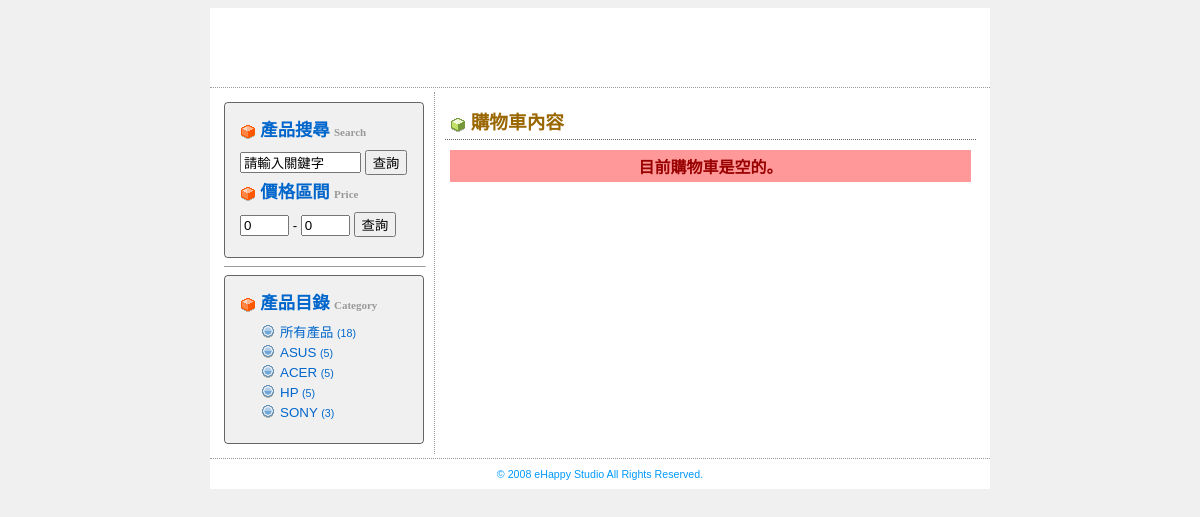
The app's page /cart.php with its own data.
### tables this page shows
CREATE TABLE IF NOT EXISTS `category` (
  `categoryid` int(11) unsigned NOT NULL auto_increment,
  `categoryname` varchar(100) NOT NULL,
  `categorysort` int(11) unsigned default NULL,
  PRIMARY KEY  (`categoryid`)
);

### cart.php (the view, shortened to what this page needs)
<?php
require_once("connMysql.php");
$cart =& $_SESSION['cart'];
if(!is_object($cart)) $cart = new myCart();
$query_RecCategory = "SELECT `category`.`categoryid`, `category`.`categoryname`, `category`.`categorysort`, count(`product`.`productid`) as productNum FROM `category` LEFT JOIN `product` ON `category`.`categoryid` = `product`.`categoryid` GROUP BY `category`.`categoryid`, `category`.`categoryname`, `category`.`categorysort` ORDER BY `category`.`categorysort` ASC";
$RecCategory = mysqli_query($con, $query_RecCategory);
$query_RecTotal = "SELECT count(`productid`)as totalNum FROM `product`";
$RecTotal = mysqli_query($con, $query_RecTotal);
$row_RecTotal=mysqli_fetch_assoc($RecTotal);
?>
<html>
<head>
<link href="style.css" rel="stylesheet" type="text/css">
</head>
<body>
<table width="780" border="0" align="center" cellpadding="4" cellspacing="0" bgcolor="#FFFFFF">
  <tr>
    <td height="80" align="center" background="images/mlogo.png" class="tdbline"></td>
  </tr>
  <tr>
    <td class="tdbline"><table width="100%" border="0" cellspacing="0" cellpadding="10">
      <tr valign="top">
        <td width="200" class="tdrline">
            <div class="boxtl"></div>
            <div class="boxtr"></div>
            <div class="categorybox">
              <p class="heading"><img src="images/16-cube-orange.png" width="16" height="16" align="absmiddle"> 產品搜尋 <span class="smalltext">Search</span></p>
              <form name="form1" method="get" action="index.php">
                <p>
                  <input name="keyword" type="text" id="keyword" value="請輸入關鍵字" size="12" onClick="this.value='';">
                  <input type="submit" id="button" value="查詢">
                  </p>
              </form>
              <p class="heading"><img src="images/16-cube-orange.png" width="16" height="16" align="absmiddle"> 價格區間 <span class="smalltext">Price</span></p>
              <form action="index.php" method="get" name="form2" id="form2">
                <p>
                  <input name="price1" type="text" id="price1" value="0" size="3">
                  -
                  <input name="price2" type="text" id="price2" value="0" size="3">
                <input type="submit" id="button2" value="查詢">
                </p>
              </form>
            </div>
            <div class="boxbl"></div>
            <div class="boxbr"></div>
            <hr width="100%" size="1" />
            <div class="boxtl"></div>
            <div class="boxtr"></div>
            <div class="categorybox">
            <p class="heading"><img src="images/16-cube-orange.png" width="16" height="16" align="absmiddle"> 產品目錄 <span class="smalltext">Category</span></p>
            <ul>
              <li><a href="index.php?">所有產品 <span class="categorycount">(<?php echo $row_RecTotal["totalNum"];?>)</span></a></li>
			  <?php	while($row_RecCategory=mysqli_fetch_assoc($RecCategory)){ ?>
              <li><a href="index.php?cid=<?php echo $row_RecCategory["categoryid"];?>"><?php echo $row_RecCategory["categoryname"];?> <span class="categorycount">(<?php echo $row_RecCategory["productNum"];?>)</span></a></li>
              <?php }?>
            </ul>
          </div>
          <div class="boxbl"></div>
          <div class="boxbr"></div></td>
        <td><div class="subjectDiv"> <span class="heading"><img src="images/16-cube-green.png" width="16" height="16" align="absmiddle"></span> 購物車內容</div>
          <div class="normalDiv">
		  <?php if($cart->itemcount > 0) {?>
          <form action="" method="post" name="cartform" id="cartform">
          <table width="98%" border="0" align="center" cellpadding="2" cellspacing="1">
              <tr>
                <th bgcolor="#ECE1E1"><p>刪除</p></th>
                <th bgcolor="#ECE1E1"><p>產品名稱</p></th>
                <th bgcolor="#ECE1E1"><p>數量</p></th>
                <th bgcolor="#ECE1E1"><p>單價</p></th>
                <th bgcolor="#ECE1E1"><p>小計</p></th>
              </tr>
          <?php
		  	foreach($cart->get_contents() as $item) {
		  ?>
              <tr>
                <td align="center" bgcolor="#F6F6F6" class="tdbline"><p><a href="?cartaction=remove&delid=<?php echo $item['id'];?>">移除</a></p></td>
                <td bgcolor="#F6F6F6" class="tdbline"><p><?php echo $item['info'];?></p></td>
                <td align="center" bgcolor="#F6F6F6" class="tdbline"><p>
                  <input name="updateid[]" type="hidden" id="updateid[]" value="<?php echo $item['id'];?>">
                  <input name="qty[]" type="text" id="qty[]" value="<?php echo $item['qty'];?>" size="1">
                  </p></td>
                <td align="center" bgcolor="#F6F6F6" class="tdbline"><p>$ <?php echo number_format($item['price']);?></p></td>
                <td align="center" bgcolor="#F6F6F6" class="tdbline"><p>$ <?php echo number_format($item['subtotal']);?></p></td>
              </tr>
          <?php }?>
              <tr>
                <td align="center" valign="baseline" bgcolor="#F6F6F6"><p>運費</p></td>
                <td valign="baseline" bgcolor="#F6F6F6"><p>&nbsp;</p></td>
                <td align="center" valign="baseline" bgcolor="#F6F6F6"><p>&nbsp;</p></td>
                <td align="center" valign="baseline" bgcolor="#F6F6F6"><p>&nbsp;</p></td>
                <td align="center" valign="baseline" bgcolor="#F6F6F6"><p>$ <?php echo number_format($cart->deliverfee);?></p></td>
              </tr>
              <tr>
                <td align="center" valign="baseline" bgcolor="#F6F6F6"><p>總計</p></td>
                <td valign="baseline" bgcolor="#F6F6F6"><p>&nbsp;</p></td>
                <td align="center" valign="baseline" bgcolor="#F6F6F6"><p>&nbsp;</p></td>
                <td align="center" valign="baseline" bgcolor="#F6F6F6"><p>&nbsp;</p></td>
                <td align="center" valign="baseline" bgcolor="#F6F6F6"><p class="redword">$ <?php echo number_format($cart->grandtotal);?></p></td>
              </tr>
            </table>
            <hr width="100%" size="1" />
            <p align="center">
              <input name="cartaction" type="hidden" id="cartaction" value="update">
              <input type="submit" name="updatebtn" id="button3" value="更新購物車">
              <input type="button" name="emptybtn" id="button5" value="清空購物車" onClick="window.location.href='?cartaction=empty'">
              <input type="button" name="button" id="button6" value="前往結帳" onClick="window.location.href='checkout.php';">
              <input type="button" name="backbtn" id="button4" value="回上一頁" onClick="window.history.back();">
              </p>
          </form>
          </div>
            <?php }else{ ?>
            <div class="infoDiv">目前購物車是空的。</div>
          <?php } ?></td>
        </tr>
    </table></td>
  </tr>
  <tr>
    <td height="30" align="center" background="images/album_r2_c1.jpg" class="trademark">© 2008 eHappy Studio All Rights Reserved.</td>
  </tr>
</table>
</body>
</html>

### style.css (style rules this page uses)
body { background-color: #F0F0F0; }
p,ol,ul { font-family: Verdana, Arial, Helvetica, sans-serif; font-size: 10pt; line-height: 150%; margin-top: 0px; margin-bottom: 5px; }
form { margin: 0px; }
a { text-decoration: none; }
a:link { color: #0066CC; }
.heading { font-family: "微軟正黑體"; font-size: 13pt; color: #0066CC; line-height: 150%; font-weight: bold; }
.smalltext { font-size: 11px; color: #999999; font-family: Georgia, "Times New Roman", Times, serif; vertical-align: baseline; }
.trademark { font-family: Verdana, Arial, Helvetica, sans-serif; font-size: 8pt; color: #0099FF; }
.categorybox { border: 1px solid #656565; padding: 15px; background-color: #F0F0F0; }
.boxtl { background-image: url(images/tl.gif); float: left; top: -1px; height: 4px; width: 4px; background-repeat: no-repeat; }
.boxtr { background-image: url(images/tr.gif); float: right; top: -1px; height: 4px; width: 4px; background-repeat: no-repeat; }
.boxbl { background-image: url(images/bl.gif); float: left; top: -1px; height: 4px; width: 4px; background-repeat: no-repeat; margin-top: -4px; }
.boxbr { background-image: url(images/br.gif); float: right; top: -1px; height: 4px; width: 4px; background-repeat: no-repeat; margin-top: -4px; }
.tdrline { border-right-width: 1px; border-right-style: dotted; border-right-color: #999999; }
.tdbline { border-bottom-width: 1px; border-bottom-style: dotted; border-bottom-color: #999999; }
.infoDiv { font-family: "微軟正黑體"; font-size: 12pt; color: #990000; background-color: #FF9999; padding: 4px; text-align: center; font-weight: bold; }
.categorycount { font-family: Verdana, Arial, Helvetica, sans-serif; font-size: 8pt; }
.normalDiv { margin: 5px; }
.subjectDiv { font-family: "微軟正黑體"; font-size: 14pt; font-weight: bold; color: #996600; padding: 5px; clear: both; border-bottom-width: 1px; border-bottom-style: dotted; border-bottom-color: #666666; margin-bottom: 10px; }
.categorybox ul { list-style-type:none; margin-left:-20px; }
.categorybox li { background-image:url(images/16-circle-blue.png); background-repeat:no-repeat; background-position:0 0 0 0; padding-left:20px; }

### records on screen
category: categoryname "ASUS", productNum "5"
category: categoryname "ACER", productNum "5"
category: categoryname "HP", productNum "5"
category: categoryname "SONY", productNum "3"

### other values on screen
$row_RecTotal["totalNum"] "18"
